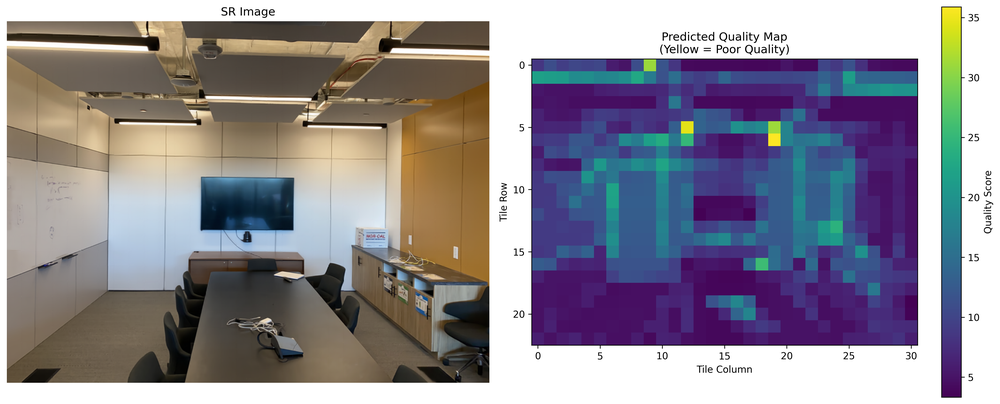
#> input picture test_sr/results/images/simple_quality_heatmap.png, 1000 x 404 px, shrunk from 4379 x 1770 before the run
$ python -i simple_sr_predictor.py   (imports and definitions only)   (older library calls are emulated)
#> lines starting #> are read from the running program, lines starting #| are printed output that depends on the picture
#!/usr/bin/env python3
"""
简化版实际SR质量预测器
仅使用启发式方法，无需训练模型
基于前面分析的关键失败模式
"""

import numpy as np
import cv2
from PIL import Image
import matplotlib.pyplot as plt
import os

class SimpleSRQualityPredictor:
    """简化版SR质量预测器 - 基于启发式方法"""

    def predict_tile_quality(self, tile):
        """
        预测单个tile的质量分数（越高表示质量越差）
        基于前面分析的关键SR失败模式
        """
        if tile.max() > 1.0:
            tile = tile.astype(np.float32) / 255.0

        gray = cv2.cvtColor((tile * 255).astype(np.uint8), cv2.COLOR_RGB2GRAY).astype(np.float32) / 255.0

        # 基于前面分析的关键失败模式
        score = 0

        # 1. 亮度因子（最重要 - 16.8%差异）
        brightness_mean = np.mean(gray)
        brightness_factor = brightness_mean * 4.0  # 高权重

        # 高亮度区域加重惩罚
        if brightness_mean > 0.6:
            brightness_factor *= 1.5

        # 2. 边缘密度因子（23.8%差异）
        sobel_x = cv2.Sobel(gray, cv2.CV_64F, 1, 0, ksize=3)
        sobel_y = cv2.Sobel(gray, cv2.CV_64F, 0, 1, ksize=3)
        edge_magnitude = np.sqrt(sobel_x**2 + sobel_y**2)
        edge_density = np.mean(edge_magnitude)
        edge_factor = edge_density * 5.0  # 高权重

        # 3. 高频因子（13.2%差异）
        # 简化的高频检测
        fft = np.fft.fft2(gray)
        fft_magnitude = np.abs(fft)
        h, w = fft_magnitude.shape
        center_h, center_w = h // 2, w // 2
        radius = min(h, w) // 4

        y, x = np.ogrid[:h, :w]
        mask = (x - center_w)**2 + (y - center_h)**2 > radius**2

        high_freq_energy = np.sum(fft_magnitude[mask])
        total_energy = np.sum(fft_magnitude)
        high_freq_ratio = high_freq_energy / total_energy if total_energy > 0 else 0

        freq_factor = high_freq_ratio * 3.0

        # 4. 纹理复杂度因子（22.7%差异）
        kernel = np.ones((3, 3), np.float32) / 9
        local_mean = cv2.filter2D(gray, -1, kernel)
        local_variance = cv2.filter2D(gray**2, -1, kernel) - local_mean**2
        texture_complexity = np.mean(local_variance)
        texture_factor = texture_complexity * 1000  # 放大到合适范围

        # 5. 综合评分
        score = brightness_factor + edge_factor + freq_factor + texture_factor

        # 6. 特殊情况加权
        # 高亮像素比例
        bright_pixel_ratio = np.sum(gray > 0.7) / gray.size
        if bright_pixel_ratio > 0.3:
            score *= 1.3

        # 强边缘比例
        strong_edge_ratio = np.sum(edge_magnitude > 0.1) / edge_magnitude.size
        if strong_edge_ratio > 0.1:
            score *= 1.2

        # 7. 颜色单调性（最差tiles RGB标准差更低）
        r_std = np.std(tile[:, :, 0])
        g_std = np.std(tile[:, :, 1])
        b_std = np.std(tile[:, :, 2])
        avg_color_std = (r_std + g_std + b_std) / 3

        # 色彩变化小的高亮区域更容易SR失败
        if brightness_mean > 0.5 and avg_color_std < 0.12:
            score *= 1.25

        return score

    def predict_image_quality(self, image_path, tile_size=32):
        """预测整张图像的质量"""
#> called with tile_size = 32
        img = np.array(Image.open(image_path))
#> img is the input picture: shape (404, 1000, 4); mean R, G, B, A 142.9, 138.7, 148.5, 255
        if img.max() > 1.0:
            img = img.astype(np.float32) / 255.0

        h, w = img.shape[:2]
#> h = 404; w = 1000
        quality_scores = []
        tile_positions = []

        for i in range(0, h, tile_size):
            for j in range(0, w, tile_size):
                if i + tile_size <= h and j + tile_size <= w:
                    tile = img[i:i+tile_size, j:j+tile_size]
                    if tile.shape[:2] == (tile_size, tile_size):
                        score = self.predict_tile_quality(tile)
                        quality_scores.append(score)
                        tile_positions.append((i//tile_size, j//tile_size))
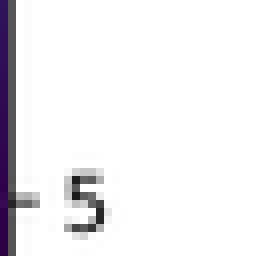
#> tile: shape (32, 32, 4) float32 (shown 8 times larger); mean R, G, B, A 0.937, 0.932, 0.941, 1

        return np.array(quality_scores), tile_positions

    # [247 lines left out: functions identify_poor_quality_tiles, visualize_quality_map, test_against_ground_truth, main, not called in this run]

# [2 lines not run here, left out]

>>> result = SimpleSRQualityPredictor().predict_image_quality('../results/images/simple_quality_heatmap.png')

$ run again, on test_sr/results/images/hybrid_sr_org.png
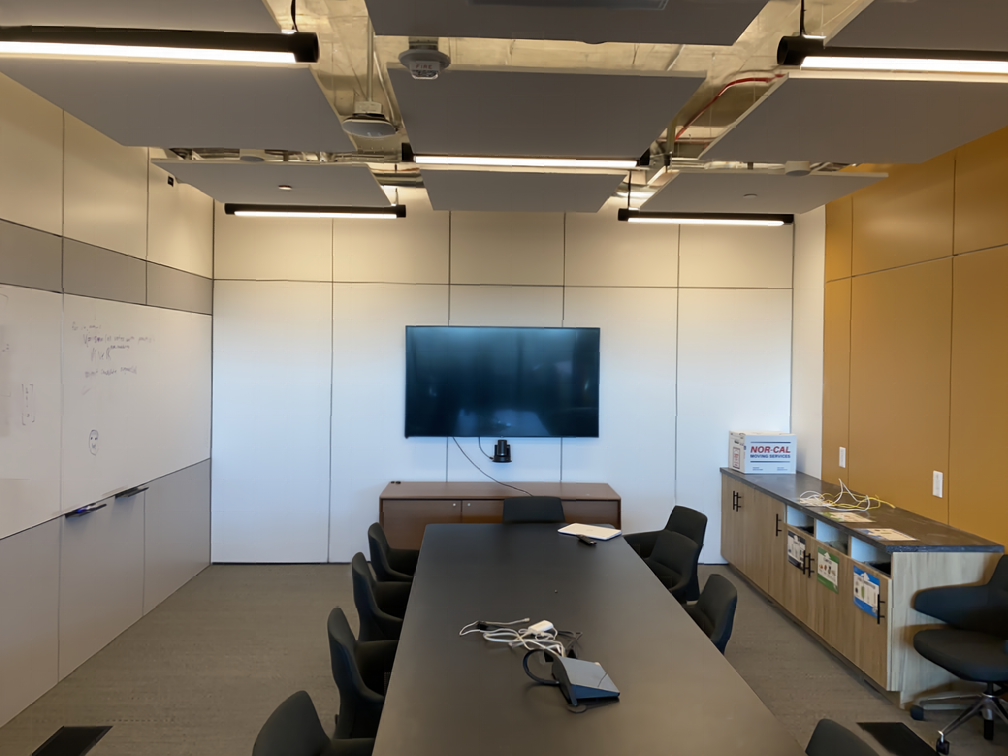
#> input picture test_sr/results/images/hybrid_sr_org.png, 1008 x 756 px
#> in predict_image_quality, img is the input picture: shape (756, 1008, 4); mean R, G, B, A 129.3, 119, 104.2, 255
#> after the loop in predict_image_quality, `for i in range(0, h, tile_size):`:
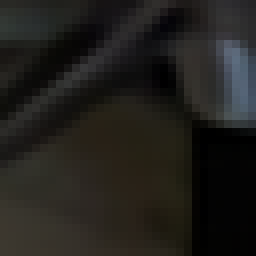
#> tile: shape (32, 32, 4) float32 (shown 8 times larger); mean R, G, B, A 0.131, 0.125, 0.111, 1
